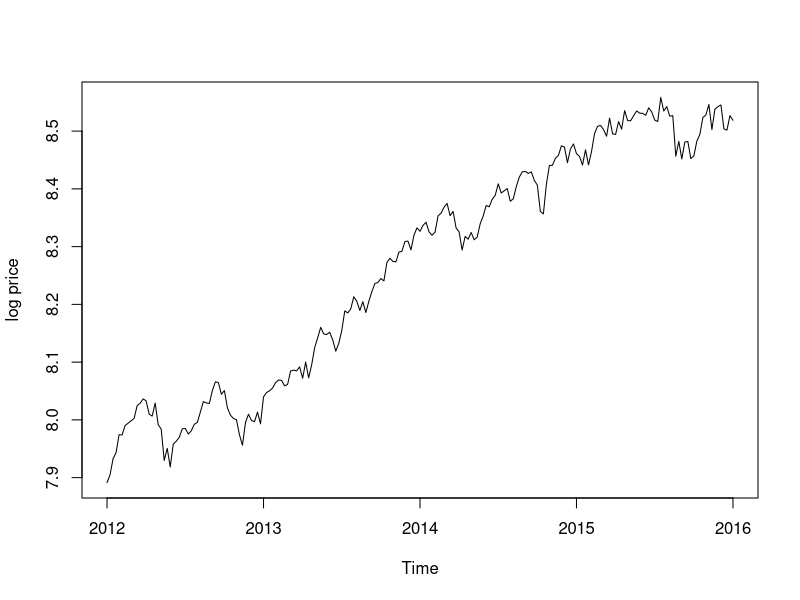
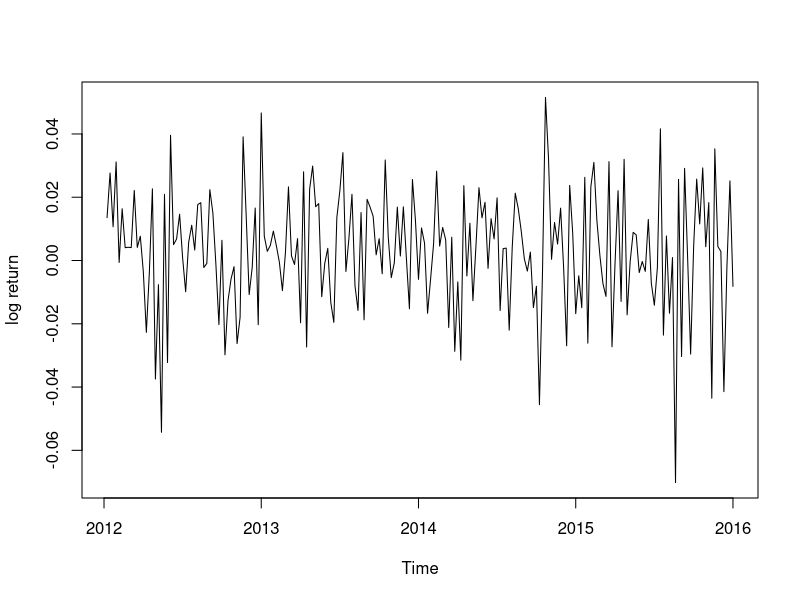
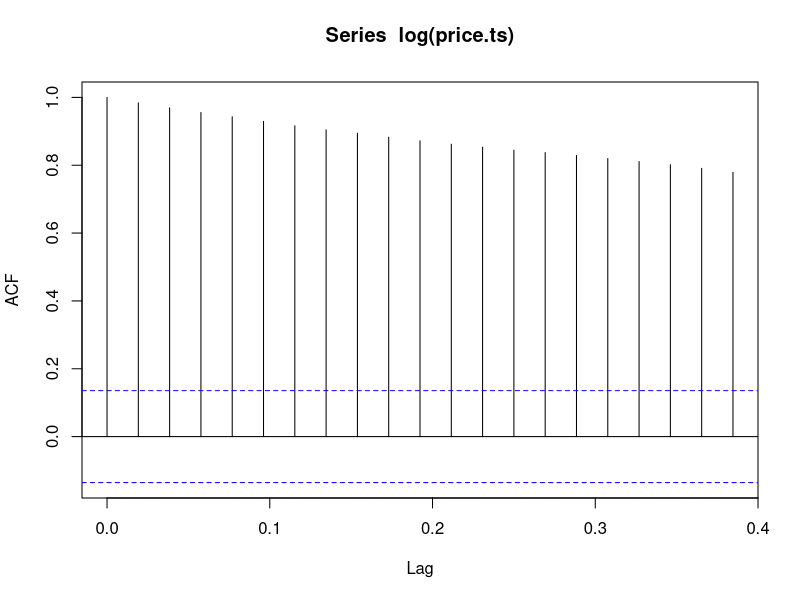
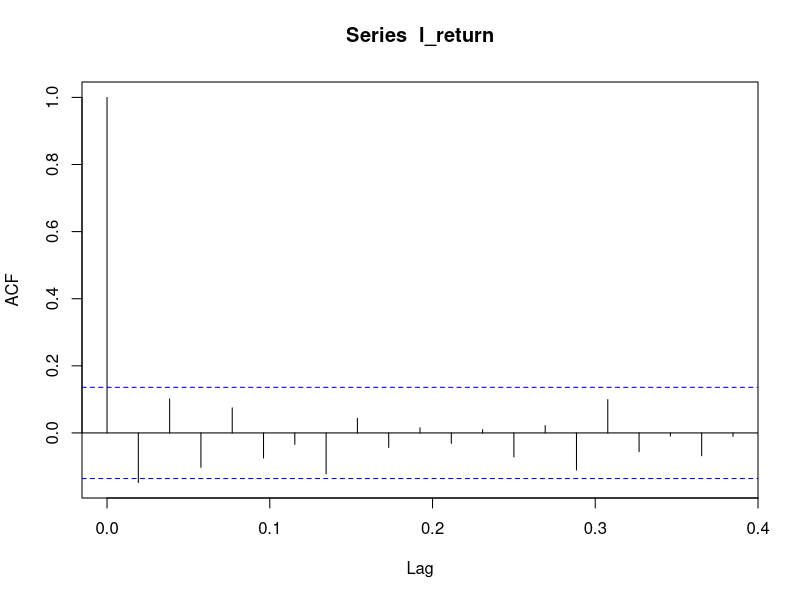
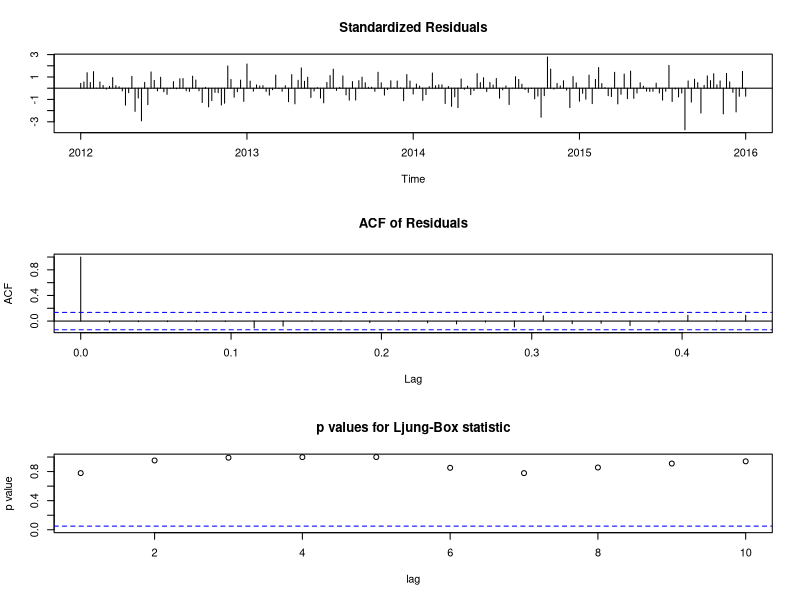
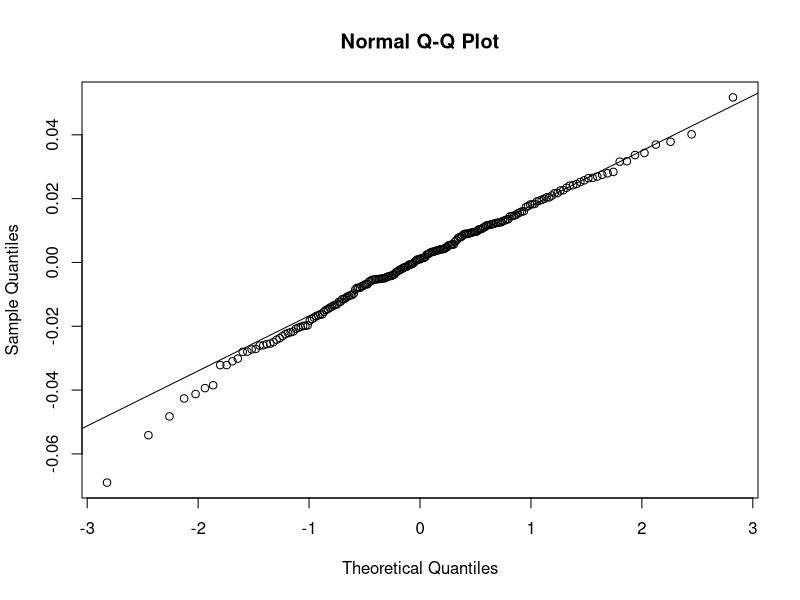

These figures' R source, in order: (Note: this script raises an error after producing the figures.)
## ---- chunk 1
knitr::opts_chunk$set(echo = TRUE)
## ---- chunk 2
data = read.csv("NASDAQ_Wkly_Jan1_2012_Dec31_2015.csv", header = T)
price = rev(data$Adj.Close)
price.ts = ts(data = price, start = c(2012,1), frequency =52)
l_return = diff(log(price.ts))
plot(log(price.ts), type = "l", xlab = "Time", ylab = "log price")
plot(l_return, type = "l", xlab = "Time", ylab = "log return")
acf(log(price.ts), lag = 20, type = c("correlation"))
acf(l_return, lag = 20, type = c("correlation"))
## ---- chunk 3
library(forecast)
auto.arima(log(price.ts), max.p = 5, max.q = 5, seasonal = FALSE, stepwise = FALSE, ic = c("aic"))
## ---- chunk 4
fit = auto.arima(log(price.ts), max.p = 5, max.q = 5, seasonal = FALSE, stepwise = FALSE)
tsdiag(fit)
qqnorm(fit$resid); qqline(fit$resid)
## ---- chunk 5
forecasts = predict(fit, h = 10)

plot(price.ts, type = "l", xlab = "Time", ylab = "price", xlim = c(2012,2016), ylim = c(2500,5500))
lines(seq(from = 2016, by = 1/52, length = 10), exp(forecasts$mean), col = "red")
lines(seq(from = 2016, by = 1/52, length = 10), exp(forecasts$upper)[,2], col = "blue")
lines(seq(from = 2016, by = 1/52, length = 10), exp(forecasts$lower)[,2], col = "blue")
## ---- chunk 6
n_return = exp(l_return) - 1
fit2 = auto.arima(l_return, max.p = 5, max.q = 5, seasonal = FALSE, stepwise = FALSE)
forecasts2 = forecast(fit2, h = 10)
plot(n_return, type = "l", xlab = "Time", ylab = "net return", 
     xlim = c(2015,2016.2), ylim = c(-0.08,0.06))
lines(seq(from = 2016, by = 1/52, length = 10), 
      exp(forecasts2$mean)-1, col = "red")
lines(seq(from = 2016, by = 1/52, length = 10), 
      exp(forecasts2$upper[,2])-1, col = "blue")
lines(seq(from = 2016, by = 1/52, length = 10), 
      exp(forecasts2$lower[,2])-1, col = "blue")
## ---- chunk 7
N = 100000
set.seed(000)
l_return2 = rep(0,N)
for (i in 1:N){
  l_price.sim = arima.sim(list(order = c(1,1,1), ar = -0.8588, ma = 0.7577),
                          n = 2, sd = sqrt(0.0003453)) + 0.003
  l_return2[i] = l_price.sim[3]-l_price.sim[2]
}
VaR = -(exp(quantile(l_return2, 0.005))-1)
